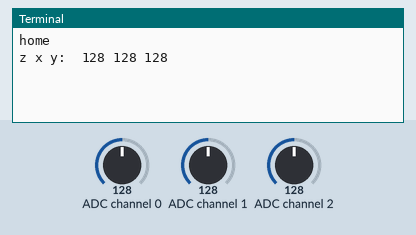
This program was run on a simulated Raspberry Pi (BCM pin numbers). Parts: the last lines printed to the terminal. The test bench sets the inputs (shaded band); at power-on: ADC channel 1 = 128, ADC channel 2 = 128, ADC channel 0 = 128 (analog values on the 0–255 scale). Library files of the repository ran but are not shown: PCF8591.py.

Above: at 1.2 s.
1.3 s: ADC channel 1 set to 253
At 3.2 s:
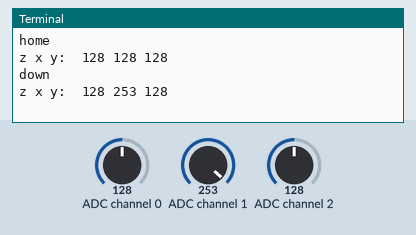
3.5 s: ADC channel 2 set to 253
At 5.1 s:
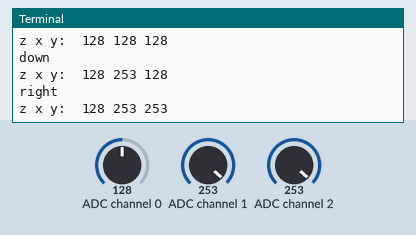
5.5 s: ADC channel 0 set to 0
At 7.1 s:
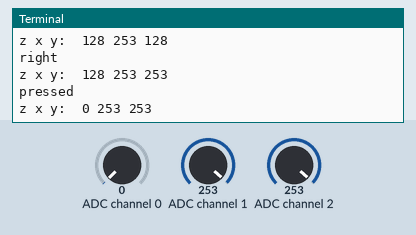
7.5 s: ADC channel 0 set to 18
At 8.8 s:
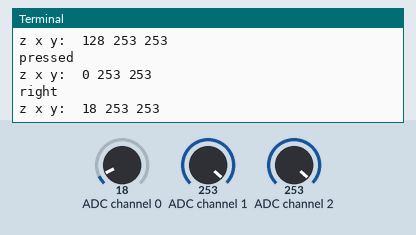
9.0 s: ADC channel 2 set to 0
At 10.1 s:
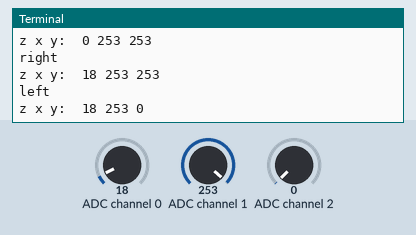
Timing chart, 0 to 11.5 s (numbered marks = the images above; inputs shaded):
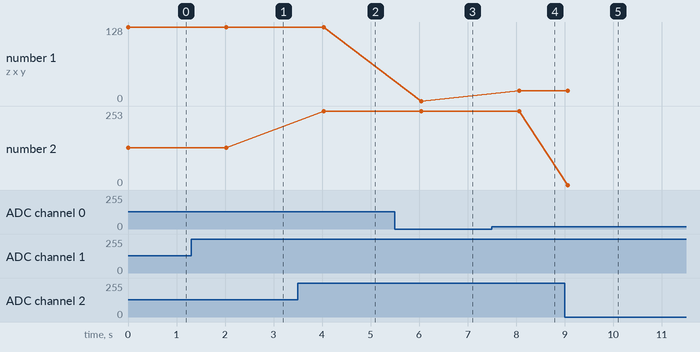

Measured:
- after the input at 1.3 s, the terminal: prints a new line after 0.72 s (image 1)
- after the input at 3.5 s, the terminal: prints a new line after 0.53 s (image 2)
- after the input at 5.5 s, the terminal: prints a new line after 0.55 s (image 3)
- after the input at 7.5 s, the terminal: prints a new line after 0.56 s (image 4)
- after the input at 9.0 s, the terminal: prints a new line after 0.06 s (image 5)
- plotted number 1: 128 → 0 after the input at 5.5 s, 0 → 18 after the input at 7.5 s

The program:

Joystick.py
```python
import PCF8591 as ADC
import time


def setup():
    ADC.setup(0X48)
    global state


def direction():    #get joystick result
    state = ['home', 'up', 'down', 'left', 'right', 'pressed']
    i = 0

    if ADC.read(1) <= 5:
        i = 1        #up
    if ADC.read(1) >= 250:
        i = 2        #down

    if ADC.read(2) <= 5:
        i = 3        #left
    if ADC.read(2) >= 250:
        i = 4        #right

    if ADC.read(0) == 0:
        i = 5        # Button pressed

    if ADC.read(0) - 125 < 15 and ADC.read(0) - 125 > -15 and ADC.read(1) - 125 < 15 and ADC.read(1) - 125 > -15 and ADC.read(2) == 255:
        i = 0

    return state[i]

def loop():
    status = ''
    while True:
        tmp = direction()
        if tmp != None and tmp != status:
            print(tmp)
            # z x y
            print("z x y: ",ADC.read(0), ADC.read(1), ADC.read(2))
            status = tmp
        time.sleep(1)

def destroy():
    pass

if __name__ == '__main__':        # Program start from here
    setup()
    try:
        loop()
    except KeyboardInterrupt:      # When 'Ctrl+C' is pressed, the child program destroy() will be  executed.
        destroy()
        destroy()
```
